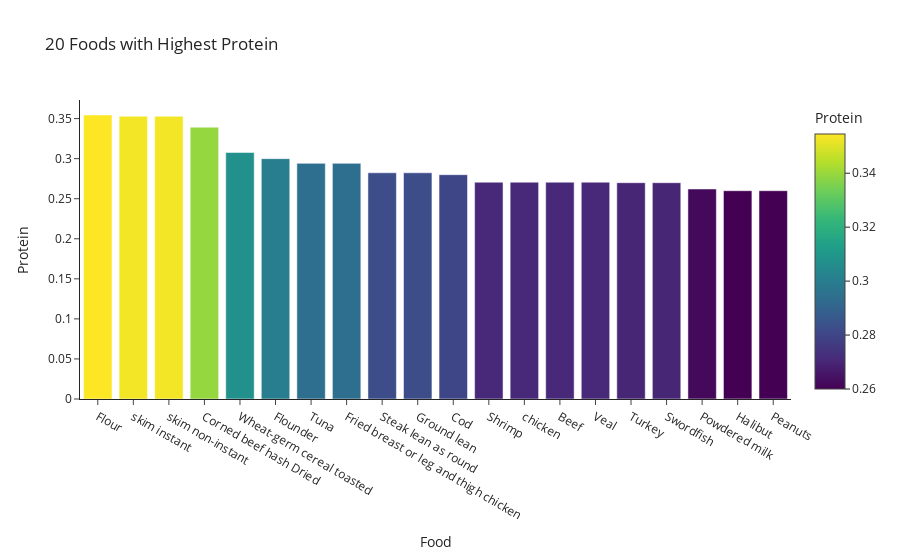

The cell this chart's notebook holds for it:
### Markdown cell above
Now to do the same but for protien:

### Code cell
protein = nutrition.sort_values(by='Protein', ascending= False)
top_20_protein = protein.head(20)
fig = px.bar(top_20_protein, x='Food', y='Protein', color='Protein', title=' 20 Foods with Highest Protein', template = 'simple_white')
fig.show()

### Figure 1 — Plotly figure (JSON) as saved in the notebook; plotly's stock layout.template omitted (floating-point values rounded to 4 significant figures)
{"data": [{"alignmentgroup": "True", "hovertemplate": "Food=%{x}<br>Protein=%{marker.color}<extra></extra>", "legendgroup": "", "marker": {"color": [0.3545, 0.3529, 0.3529, 0.3393, 0.3077, 0.3, 0.2941, 0.2941, 0.2824, 0.2824, 0.28, 0.2706, 0.2706, 0.2706, 0.2706, 0.27, 0.27, 0.2621, 0.26, 0.26], "coloraxis": "coloraxis", "pattern": {"shape": ""}}, "name": "", "offsetgroup": "", "orientation": "v", "showlegend": false, "textposition": "auto", "type": "bar", "x": ["Flour", "skim instant", "skim non-instant", "Corned beef hash Dried", "Wheat-germ cereal toasted", "Flounder", "Tuna", "Fried breast or leg and thigh chicken", "Steak lean as round", "Ground lean", "Cod", "Shrimp", "chicken", "Beef", "Veal", "Turkey", "Swordfish", "Powdered milk", "Halibut", "Peanuts"], "xaxis": "x", "y": [0.3545, 0.3529, 0.3529, 0.3393, 0.3077, 0.3, 0.2941, 0.2941, 0.2824, 0.2824, 0.28, 0.2706, 0.2706, 0.2706, 0.2706, 0.27, 0.27, 0.2621, 0.26, 0.26], "yaxis": "y"}], "layout": {"autosize": true, "barmode": "relative", "coloraxis": {"colorbar": {"title": {"text": "Protein"}}, "colorscale": [[0, "#440154"], [0.1111, "#482878"], [0.2222, "#3e4989"], [0.3333, "#31688e"], [0.4444, "#26828e"], [0.5556, "#1f9e89"], [0.6667, "#35b779"], [0.7778, "#6ece58"], [0.8889, "#b5de2b"], [1, "#fde725"]]}, "legend": {"tracegroupgap": 0}, "title": {"text": " 20 Foods with Highest Protein"}, "xaxis": {"anchor": "y", "autorange": true, "domain": [0, 1], "range": [-0.5, 19.5], "title": {"text": "Food"}, "type": "category"}, "yaxis": {"anchor": "x", "autorange": true, "domain": [0, 1], "range": [0, 0.3732], "title": {"text": "Protein"}, "type": "linear"}}}
